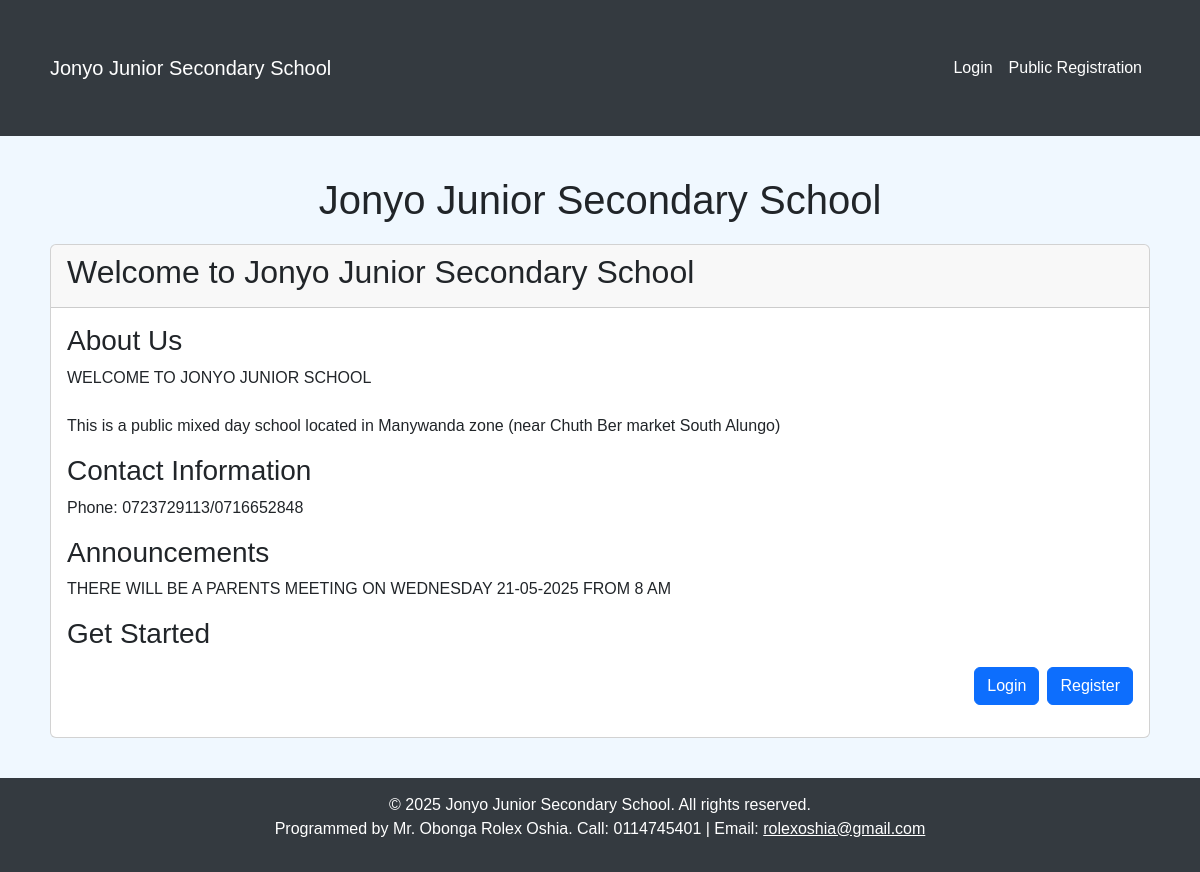
The page / on the database its author committed.
### tables this page shows
CREATE TABLE school_info (
        id INTEGER PRIMARY KEY AUTOINCREMENT,
        about TEXT,
        contact TEXT,
        announcement TEXT
    );

### app.py (the view)
@app.route('/')
def index():
    conn = sqlite3.connect('jonyo_school.db')
    c = conn.cursor()
    about = 'Welcome to Jonyo Junior Secondary School.'
    contact = 'Phone: 0114745401'
    announcement = 'No announcements.'
    try:
        c.execute("SELECT COUNT(*) FROM school_info")
        if c.fetchone()[0] > 0:
            c.execute("SELECT about, contact, announcement FROM school_info ORDER BY id DESC LIMIT 1")
            result = c.fetchone()
            if result:
                about, contact, announcement = result
    except sqlite3.Error as e:
        flash(f'Database error fetching school info: {str(e)}', 'danger')
    term_info = None
    try:
        c.execute("SELECT term, start_date, end_date, principal_name FROM term_info WHERE is_active=1")
        term_info = c.fetchone()
        if not term_info:
            c.execute("SELECT term, start_date, end_date, principal_name FROM term_info ORDER BY id DESC LIMIT 1")
            term_info = c.fetchone()
    except sqlite3.Error as e:
        flash(f'Database error fetching term info: {str(e)}', 'danger')
    user_name = 'Guest'
    user_role = 'none'
    if current_user.is_authenticated:
        user_name = current_user.full_name
        user_role = current_user.role
    logging.info(f"Index page accessed by user_id={current_user.id if current_user.is_authenticated else 'guest'}, role={user_role}, name={user_name}")
    conn.close()
    if not term_info:
        flash('No active term information available.', 'warning')
    return render_template('index.html',
                          about_content=about,
                          contact_content=contact,
                          announcement_content=announcement,
                          term_info=term_info,
                          user_name=user_name,
                          user_role=user_role,
                          current_year=datetime.now().year)

### app.py (called while the page is built)
@app.context_processor
def inject_tokens():
    delete_token = hashlib.md5(f"{current_user.id if current_user.is_authenticated else 'guest'}{app.config['SECRET_KEY']}{int(time.time())//3600}".encode()).hexdigest()
    return dict(delete_token=delete_token, csrf_token=lambda: session.get('csrf_token', ''))

### templates/index.html (shortened to what this page needs)
{% extends "base.html" %}
{% block content %}
<div class="container">
    <h1 class="school-header">Jonyo Junior Secondary School</h1>
    <div class="card">
        <div class="card-header">
            <h2>Welcome to Jonyo Junior Secondary School</h2>
        </div>
        <div class="card-body">
            <h3>About Us</h3>
            <p>{{ about_content|replace('\n', '<br>')|safe }}</p>
            <h3>Contact Information</h3>
            <p>{{ contact_content|replace('\n', '<br>')|safe }}</p>
            <h3>Announcements</h3>
            <p>{{ announcement_content|replace('\n', '<br>')|safe }}</p>
            {% if current_user.is_authenticated %}
                <h3>Your Dashboard</h3>
                <p>
                    {% if session.role == 'admin' %}
                        <a href="{{ url_for('admin_dashboard') }}" class="btn btn-primary">Admin Dashboard</a>
                    {% elif session.role == 'teacher' %}
                        <a href="{{ url_for('teacher_dashboard') }}" class="btn btn-primary">Teacher Dashboard</a>
                    {% elif session.role == 'bursar' %}
                        <a href="{{ url_for('bursar_dashboard') }}" class="btn btn-primary">Bursar Dashboard</a>
                    {% elif session.role == 'parent' %}
                        <a href="{{ url_for('parent_dashboard') }}" class="btn btn-primary">Parent Dashboard</a>
                    {% elif session.role == 'learner' %}
                        <a href="{{ url_for('learner_dashboard') }}" class="btn btn-primary">Learner Dashboard</a>
                    {% endif %}
                    <div class="d-flex justify-content-end">
                        <a href="{{ url_for('logout') }}" class="btn btn-secondary">Logout</a>
                    </div>
                </p>
            {% else %}
                <h3>Get Started</h3>
                <p>
                    <div class="d-flex justify-content-end">
                        <a href="{{ url_for('login') }}" class="btn btn-primary me-2">Login</a>
                        <a href="{{ url_for('public_register') }}" class="btn btn-primary">Register</a>
                    </div>
                </p>
            {% endif %}
        </div>
    </div>
</div>
{% endblock %}

### templates/base.html (style rules this page uses)
body { background-color: #f0f8ff; font-family: Arial, sans-serif; }
.container { margin: 20px auto; padding: 20px; }
.school-header { text-align: center; margin-bottom: 20px; }

### rows shown on the page
school_info: about "WELCOME TO JONYO JUNIOR SCHOOL This is a public mixed day school located in Manywanda zone (near Chuth Ber market South Alungo)", contact "Phone: 0723729113/0716652848", announcement "THERE WILL BE A PARENTS MEETING ON WEDNESDAY 21-05-2025 FROM 8 AM"
